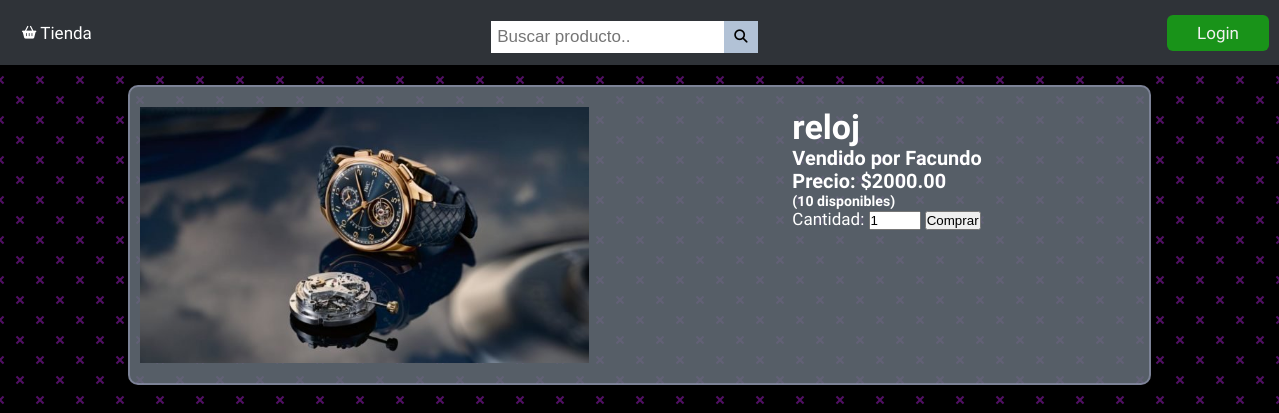
Screenshot of /productos/2 with the database file from the repository.
### usuarios/models.py (models this page shows, shortened)
class Producto(models.Model):
    name = models.CharField(max_length=100, null=True)
    precio = models.DecimalField(max_digits=9, decimal_places=2)
    digital = models.BooleanField(default=False, null=True)
    vendido_por = models.ForeignKey(Usuario, on_delete=CASCADE, null=True)
    imagen = models.ImageField(null=True, blank=True)
    stock = models.IntegerField(default=1)
    @property
    def ImagenURL(self):
        try:
            url = self.imagen.url
        except:
            url =''
        return url

class Usuario(models.Model):
    name = models.CharField(max_length=100, null=True)
    vendedor = models.BooleanField(default=False, null=True)
    email = models.CharField(max_length=100, null=True)
    user = models.OneToOneField(User, on_delete=CASCADE, null=True)
    def __str__(self):
        return self.name

### usuarios/views.py (the view)
# urls.py: path('productos/<int:id>', views.productos, name="productos"),
def productos(request, id=None):
    producto = Producto.objects.get(id = id)
    productos = Producto.objects.filter(name=producto.name)
    if request.user.is_authenticated:
        orden, creada = Orden.objects.get_or_create(cliente=request.user.usuario, completado=False)
        cartItems = orden.Items_Carrito
    else:
        orden = {'Items_Carrito':0, 'Total_Carrito':0, 'shipping':False}
        cartItems = orden['Total_Carrito']
    context = {'productos': productos, 'cartItems': cartItems}
    return render(request, 'usuarios/productos.html', context)

### usuarios/templates/usuarios/productos.html (shortened to what this page needs)
{% extends 'usuarios/base.html'%}
{% load static %}
{% block content %}
<div class="Producto-Grid">
    {% for producto in productos %}
    <div class="ProductoLeft">
        {% if producto.ImagenURL %}
        <img class="row-image" src="{{producto.ImagenURL}}" alt="Card 1">
        {% else %}
        <img class="row-image" src="{% static 'images/placeholder.png' %}" alt="">
        {% endif %}
    </div>
    <div class="ProductoRight">
        <H1>{{producto.name}} </H1>
        <h3>Vendido por {{producto.vendido_por}}</h3>
        <h3>Precio: ${{producto.precio|floatformat:2}}</h3>
        <h5>({{producto.stock}} disponibles)</h5>
        <form id="Comprar" data-producto="{{producto.id}}">
            <label for="cantidad">Cantidad:</label>
            <input type="number" id="cantidad" name="cantidad" min="1" max="{{producto.stock}}" value="1">
            <input type="submit" value="Comprar" id="CompraProducto">
        </form>
    </div>
    {% endfor %}
</div>
{% endblock %}

### usuarios/static/css/styles.css (style rules this page uses)
* { box-sizing: border-box; margin: 0; padding: 0; }
body { background: #000000; color: #ffffff; font-size: 16px; font-family: 'Oswald', sans-serif; }
.row-image { width: 150px; height: 75px; padding-left: 10px; }
.Producto-Grid { display: grid; grid-template-columns: 45% 55%; grid-template-rows: auto; background-color: #666f7ad8; border: 2px solid rgba(208, 208, 252, 0.315); width: 80%; margin: 20px auto auto; border-radius: 10px; padding: 20px 0px 20px; gap: 20%; }
.ProductoLeft img { width: 100%; height: 100%; }
.ProductoRight { font-size: 17px; }

### rows the page displays
Producto: ImagenURL (picture), name "reloj", vendido_por "Facundo", precio "2000.00", stock "10"
